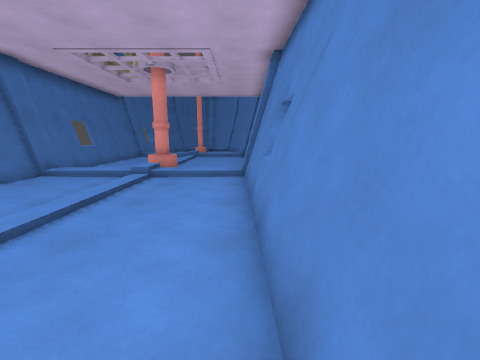
view 1 (above)

15 first-person views from a walk through a level from a Godot 3-D game. The camera is 1.4 m above the floor, tilts 10° down and sees 90° across. The floor is counted in squares, 1 m on a side. Each view is taken from the middle of a square. On the plan, view 1 faces up. The plan holds only what a view shows up to about 13 squares ahead; the rest is blank.

view 2
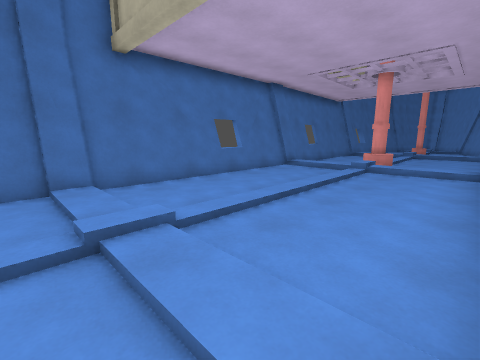

view 3
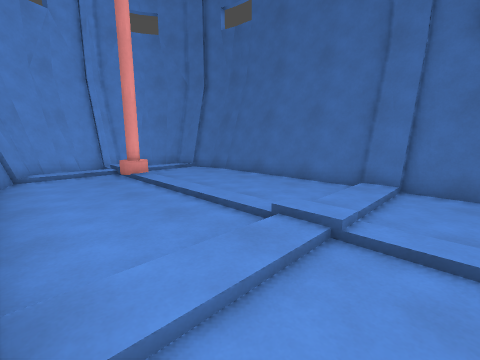

view 4
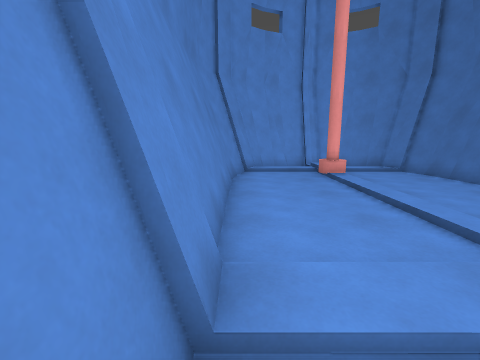

view 5
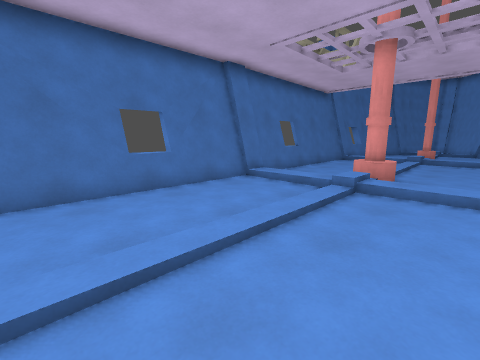

view 6
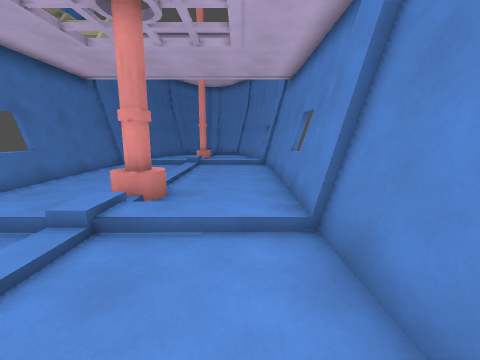

view 7
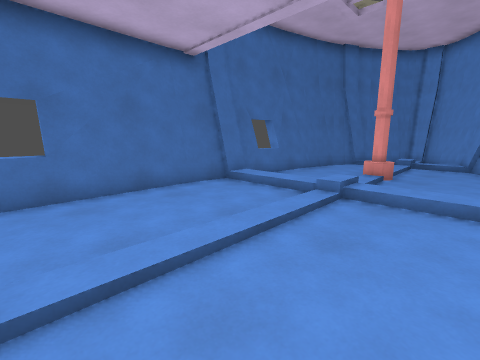

view 8
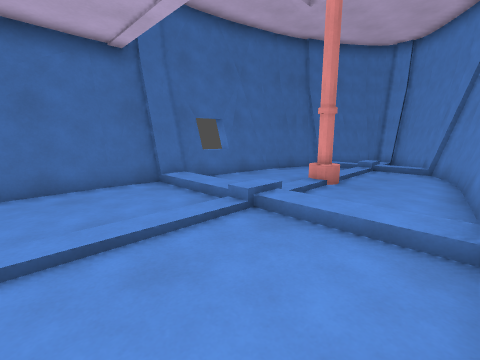

view 9
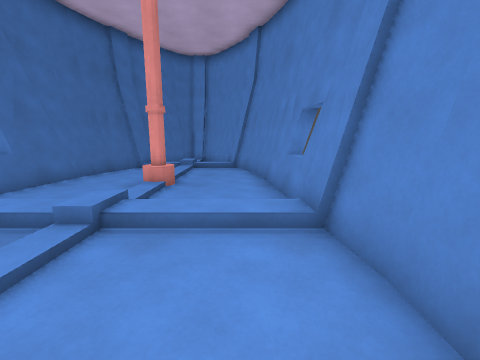

view 10
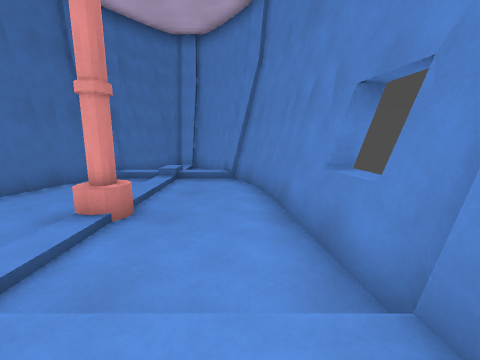

view 11
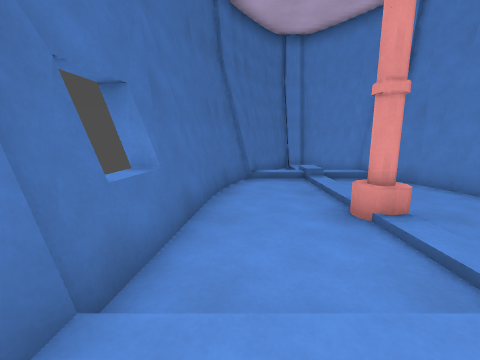

view 12
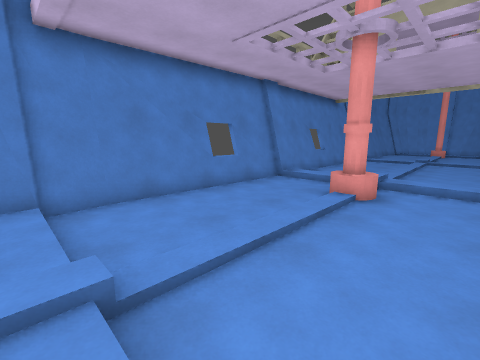

view 13
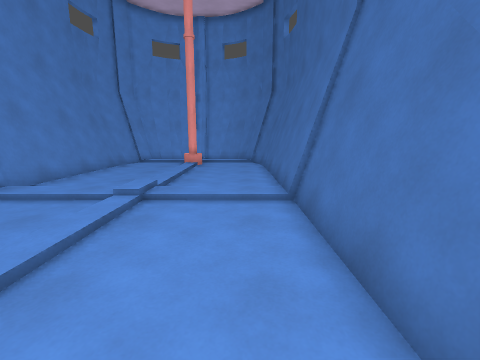

view 14
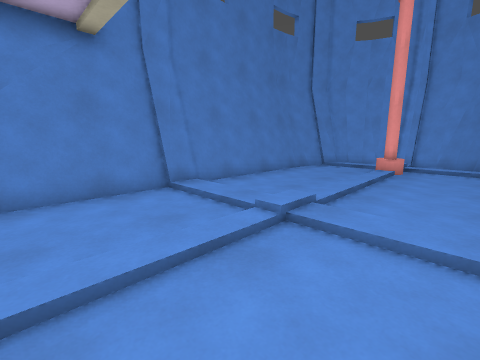

view 15
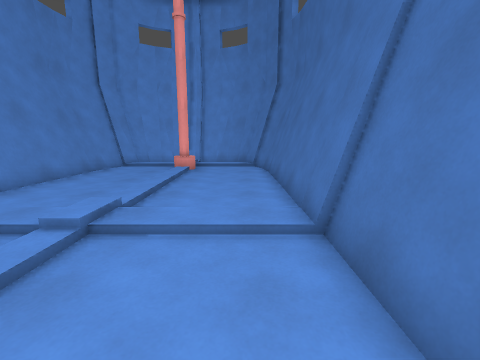

### Floor plan
Key: @ floor where view 1 was taken; # wall or solid block; . main floor; : floor 0.25 m higher than the main floor; / step, stairs or slope; = window, fence, low wall or low ledge; ^ raised ledge.
Columns run from 8 left of view 1 to 1 right of it. Each row starts with its distance up from view 1.
 28    ####
 27   ##./##
 26   #////#
 25  ##////##
 24  #.../..#
 23  #.../..#
 22  #.../..#
 21 ##...#..##
 20 #^.../..^^
 19 ##.../../#
 18 ##:::/::/#
 17 #..../...#
 16 #..../...#
 15 #..../...#
 14 #..../...#
 13 #..../...#
 12 =..../...=
 11 #...##...#
 10 #..../...#
  9 ##:::/::##
  8 ##.../..##
  7 ##.../...#
  6 ##.../...#
  5 ^=.../...^
  4 ##.../...#
  3 #..../...#
  2 #..../...#
  1 #..../...#
  0 #..../..@#
 -1 #::::/::/#
 -2 #..../...#
 -3 #..../...#
 -4 #..../...#
 -5 #..../...#
 -6 #..../...#
 -7 #..../...#
 -8 ##..//..##
 -9 ##//////##
-10  ##../.##
-11   ######

Where each view was taken, in squares from view 1:
view 1: 0 up, 0 right, facing up
view 2: 2 down, 0 right, facing up-left
view 3: 1 up, 0 right, facing down-left
view 4: 1 up, 0 right, facing down
view 5: 2 up, 1 left, facing up-left
view 6: 5 up, 1 left, facing up
view 7: 12 up, 1 left, facing up-left
view 8: 14 up, 0 right, facing up-left
view 9: 14 up, 1 left, facing up
view 10: 17 up, 1 left, facing up
view 11: 17 up, 6 left, facing up
view 12: 18 up, 6 left, facing down-right
view 13: 5 up, 6 left, facing down
view 14: 3 up, 6 left, facing down-right
view 15: 3 up, 6 left, facing down
